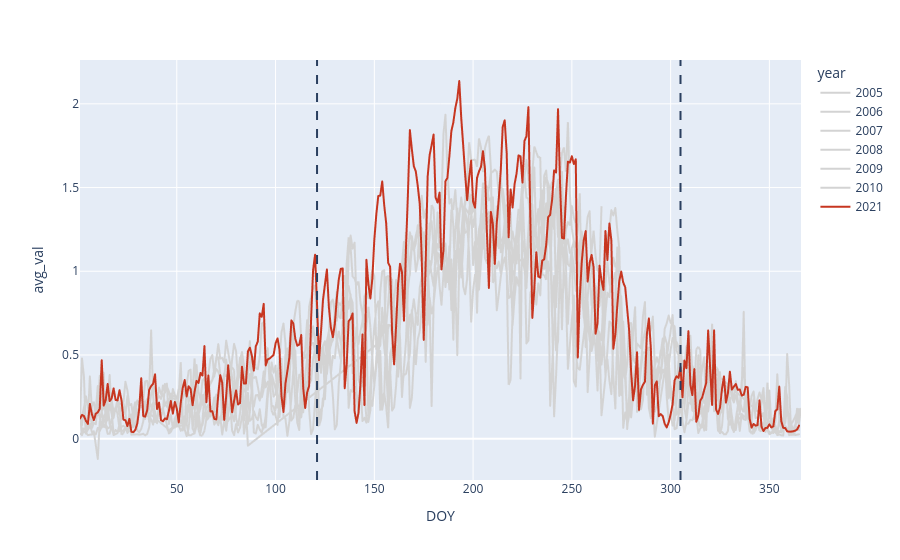

The code cell stored with this chart in its notebook:
### Code cell
fig_2010_2021 = create_annual_lineplot(grouped_weather, vpd_column='avg_val', year_list=[2005,2006,2007,2008,2009,2010,2021], highlight_year='2021')
fig_2010_2021.show()

### Figure 1 — Plotly figure (JSON) as saved in the notebook; plotly's stock layout.template omitted (floating-point values rounded to 4 significant figures; data arrays with more than 128 entries replaced by an {"elided": "..."} marker saying what was removed)
{"data": [{"hovertemplate": "year=2005<br>DOY=%{x}<br>avg_val=%{y}<extra></extra>", "legendgroup": "2005", "line": {"color": "lightgrey", "dash": "solid"}, "marker": {"symbol": "circle"}, "mode": "lines", "name": "2005", "showlegend": true, "type": "scattergl", "x": {"elided": "297 int values"}, "xaxis": "x", "y": {"elided": "297 float values"}, "yaxis": "y"}, {"hovertemplate": "year=2006<br>DOY=%{x}<br>avg_val=%{y}<extra></extra>", "legendgroup": "2006", "line": {"color": "lightgrey", "dash": "solid"}, "marker": {"symbol": "circle"}, "mode": "lines", "name": "2006", "showlegend": true, "type": "scattergl", "x": {"elided": "324 int values"}, "xaxis": "x", "y": {"elided": "324 float values"}, "yaxis": "y"}, {"hovertemplate": "year=2007<br>DOY=%{x}<br>avg_val=%{y}<extra></extra>", "legendgroup": "2007", "line": {"color": "lightgrey", "dash": "solid"}, "marker": {"symbol": "circle"}, "mode": "lines", "name": "2007", "showlegend": true, "type": "scattergl", "x": {"elided": "359 int values"}, "xaxis": "x", "y": {"elided": "359 float values"}, "yaxis": "y"}, {"hovertemplate": "year=2008<br>DOY=%{x}<br>avg_val=%{y}<extra></extra>", "legendgroup": "2008", "line": {"color": "lightgrey", "dash": "solid"}, "marker": {"symbol": "circle"}, "mode": "lines", "name": "2008", "showlegend": true, "type": "scattergl", "x": {"elided": "365 int values"}, "xaxis": "x", "y": {"elided": "365 float values"}, "yaxis": "y"}, {"hovertemplate": "year=2009<br>DOY=%{x}<br>avg_val=%{y}<extra></extra>", "legendgroup": "2009", "line": {"color": "lightgrey", "dash": "solid"}, "marker": {"symbol": "circle"}, "mode": "lines", "name": "2009", "showlegend": true, "type": "scattergl", "x": {"elided": "323 int values"}, "xaxis": "x", "y": {"elided": "323 float values"}, "yaxis": "y"}, {"hovertemplate": "year=2010<br>DOY=%{x}<br>avg_val=%{y}<extra></extra>", "legendgroup": "2010", "line": {"color": "lightgrey", "dash": "solid"}, "marker": {"symbol": "circle"}, "mode": "lines", "name": "2010", "showlegend": true, "type": "scattergl", "x": {"elided": "357 int values"}, "xaxis": "x", "y": {"elided": "357 float values"}, "yaxis": "y"}, {"hovertemplate": "year=2021<br>DOY=%{x}<br>avg_val=%{y}<extra></extra>", "legendgroup": "2021", "line": {"color": "#c73620", "dash": "solid"}, "marker": {"symbol": "circle"}, "mode": "lines", "name": "2021", "showlegend": true, "type": "scattergl", "x": {"elided": "365 int values"}, "xaxis": "x", "y": {"elided": "365 float values"}, "yaxis": "y"}], "layout": {"legend": {"title": {"text": "year"}, "tracegroupgap": 0}, "margin": {"t": 60}, "shapes": [{"line": {"dash": "dash"}, "type": "line", "x0": "121", "x1": "121", "xref": "x", "y0": 0, "y1": 1, "yref": "y domain"}, {"line": {"dash": "dash"}, "type": "line", "x0": "305", "x1": "305", "xref": "x", "y0": 0, "y1": 1, "yref": "y domain"}], "xaxis": {"anchor": "y", "domain": [0, 1], "title": {"text": "DOY"}}, "yaxis": {"anchor": "x", "domain": [0, 1], "title": {"text": "avg_val"}}}}
